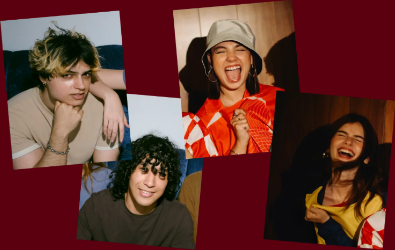
#> input picture scratch/true_orig_cards.png, 395 x 250 px, found by its file name
$ python inspect_precise_bounds.py
#> lines starting #> are read from the running program, lines starting #| are printed output that depends on the picture; after the words box and inside, x2 and y2 are one past the last pixel; in counts of white or black regions, pixels touching at a corner belong together
import os
from PIL import Image
import numpy as np

orig_2x = Image.open('scratch/true_orig_cards.png').convert('RGB').resize((792, 500), Image.Resampling.LANCZOS)
arr = np.array(orig_2x)
bg = np.array([90, 0, 15], dtype=float)

# Let's inspect Card 4 (Right side):
# Where is Card 4 in orig_2x?
# Let's find all non-background pixels in x > 440, y > 150:
diff = np.linalg.norm(arr.astype(float) - bg, axis=2)
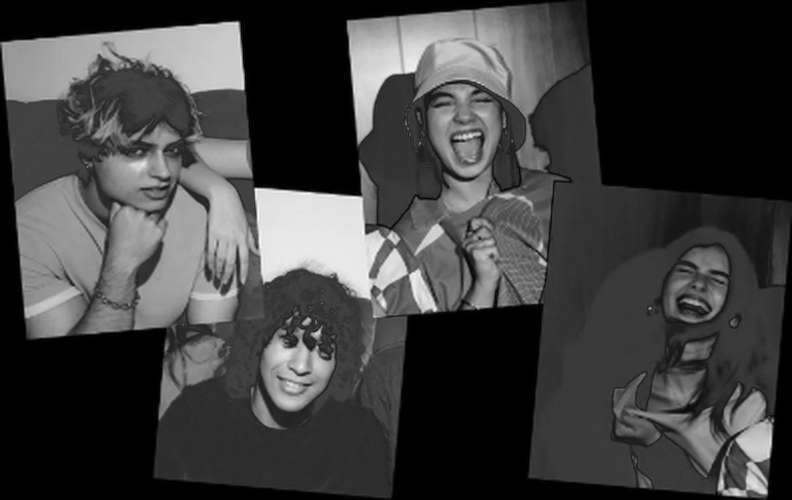
#> diff: shape (500, 792) float64; min 0, max 353, mean 88.2; drawn with min black and max white
is_c4 = (diff > 25) & (np.arange(500)[:, None] > 160) & (np.arange(792)[None, :] > 440)
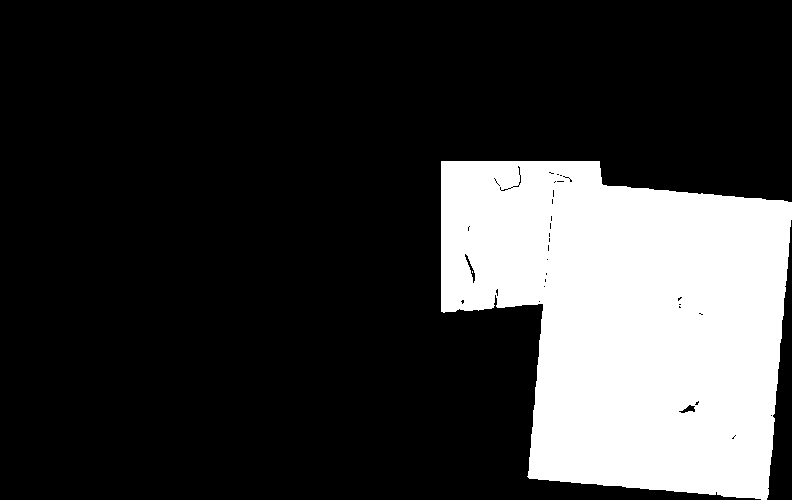
#> is_c4: shape (500, 792) bool; 22.4% white; 2 white regions (1 under 20 px), largest, box (x1, y1, x2, y2) and area: (441, 161, 792, 500) 88559

y_c4, x_c4 = np.where(is_c4)
print(f"Card 4 bounds: x in [{x_c4.min()}, {x_c4.max()}], y in [{y_c4.min()}, {y_c4.max()}]")
#| Card 4 bounds: x in [441, 791], y in [161, 499]

# Let's inspect the corners of Card 4:
# TL (min y or min x):
# TR (max x):
# BR (max y):
# BL (min x at bottom):
tl_4 = (x_c4[np.argmin(y_c4)], y_c4.min())
#> tl_4 = (441, 161)
tr_4 = (x_c4.max(), y_c4[np.argmax(x_c4)])
#> tr_4 = (791, 202)
br_4 = (x_c4[np.argmax(y_c4)], y_c4.max())
#> br_4 = (761, 499)
bl_4 = (x_c4.min(), y_c4[np.argmin(x_c4)])
#> bl_4 = (441, 161)

print(f"Card 4 TL: {tl_4}, TR: {tr_4}, BR: {br_4}, BL: {bl_4}")
#| Card 4 TL: (441, 161), TR: (791, 202), BR: (761, 499), BL: (441, 161)

# Card 2 (Top-Center):
is_c2 = (diff > 25) & (np.arange(500)[:, None] < 340) & (np.arange(792)[None, :] > 240) & (np.arange(792)[None, :] < 530)
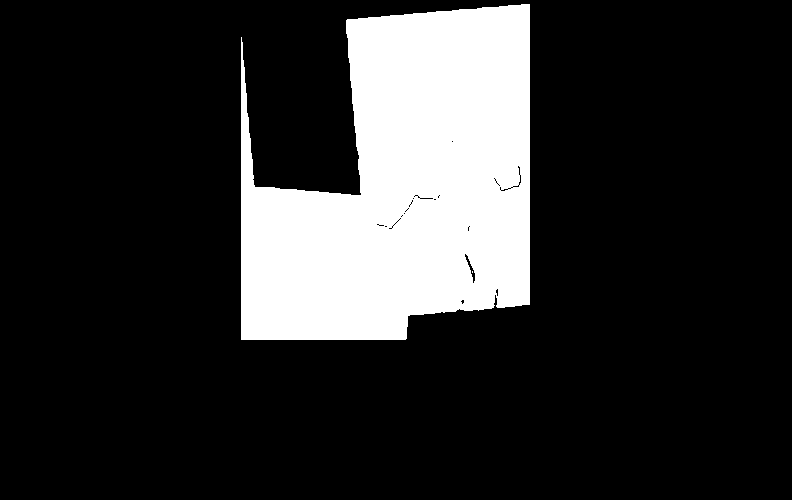
#> is_c2: shape (500, 792) bool; 18.2% white; 2 white regions (1 under 20 px), largest, box (x1, y1, x2, y2) and area: (241, 4, 530, 340) 72184
y_c2, x_c2 = np.where(is_c2)
print(f"Card 2 bounds: x in [{x_c2.min()}, {x_c2.max()}], y in [{y_c2.min()}, {y_c2.max()}]")
#| Card 2 bounds: x in [241, 529], y in [4, 339]
print(f"Card 2 TL: ({x_c2[np.argmin(y_c2)]}, {y_c2.min()}), TR: ({x_c2.max()}, {y_c2[np.argmax(x_c2)]}), BR: ({x_c2[np.argmax(y_c2)]}, {y_c2.max()}), BL: ({x_c2.min()}, {y_c2[np.argmin(x_c2)]})")
#| Card 2 TL: (521, 4), TR: (529, 4), BR: (241, 339), BL: (241, 37)

# Card 3 (Bottom-Center):
is_c3 = (diff > 25) & (np.arange(500)[:, None] > 280) & (np.arange(792)[None, :] > 140) & (np.arange(792)[None, :] < 430)
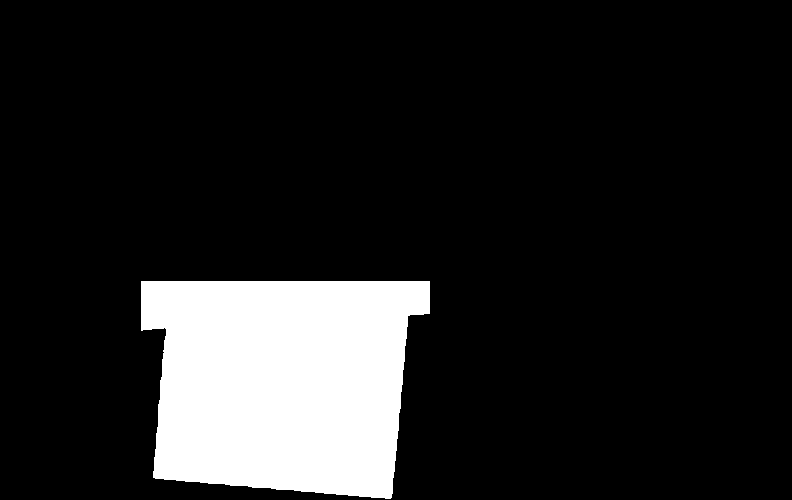
#> is_c3: shape (500, 792) bool; 13.2% white; 1 white region, box (x1, y1, x2, y2) and area: (141, 281, 430, 499) 52189
y_c3, x_c3 = np.where(is_c3)
print(f"Card 3 bounds: x in [{x_c3.min()}, {x_c3.max()}], y in [{y_c3.min()}, {y_c3.max()}]")
#| Card 3 bounds: x in [141, 429], y in [281, 498]
print(f"Card 3 TL: ({x_c3[np.argmin(y_c3)]}, {y_c3.min()}), TR: ({x_c3.max()}, {y_c3[np.argmax(x_c3)]}), BR: ({x_c3[np.argmax(y_c3)]}, {y_c3.max()}), BL: ({x_c3.min()}, {y_c3[np.argmin(x_c3)]})")
#| Card 3 TL: (141, 281), TR: (429, 281), BR: (385, 498), BL: (141, 281)

$ run again, with scratch/candidate_party_A.png copied over scratch/true_orig_cards.png
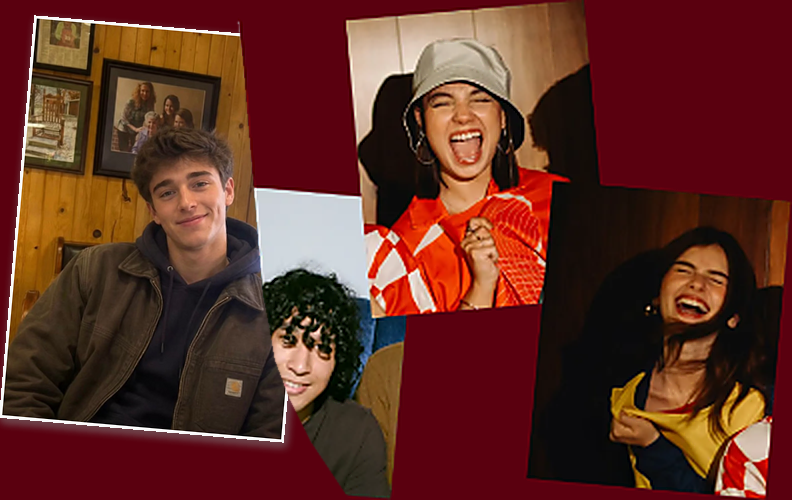
#> input picture scratch/candidate_party_A.png, 792 x 500 px, found by its file name
#> `is_c4 = (diff > 25) & (np.arange(500)[:, None] > 160) & (np.arange(792..`:
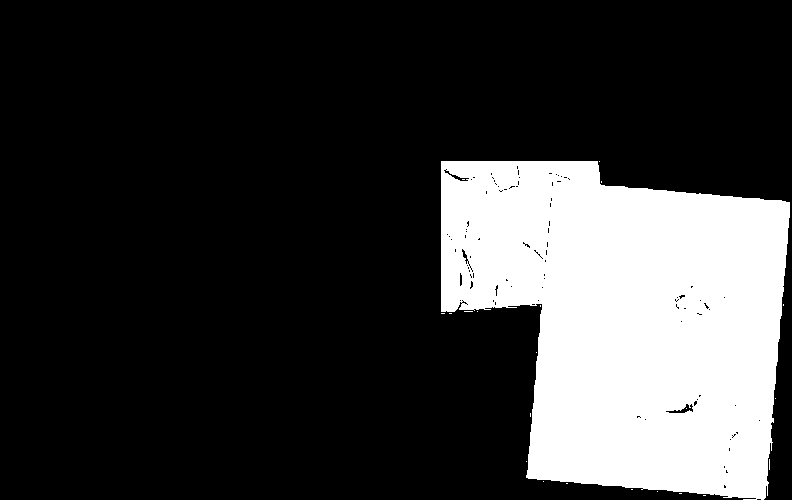
#> is_c4: shape (500, 792) bool; 22.2% white; 22 white regions (21 under 20 px), largest, box (x1, y1, x2, y2) and area: (441, 161, 790, 500) 87881
#| Card 4 bounds: x in [441, 789], y in [161, 499]
#> tl_4 = (441, 161)
#> tr_4 = (789, 202)
#> br_4 = (743, 499)
#> bl_4 = (441, 161)
#| Card 4 TL: (441, 161), TR: (789, 202), BR: (743, 499), BL: (441, 161)
#> is_c2: shape (500, 792) bool; 18.2% white; 9 white regions (8 under 20 px), largest, box (x1, y1, x2, y2) and area: (241, 4, 530, 340) 72090
#| Card 2 bounds: x in [241, 529], y in [4, 339]
#| Card 2 TL: (523, 4), TR: (529, 4), BR: (241, 339), BL: (241, 28)
#> `is_c3 = (diff > 25) & (np.arange(500)[:, None] > 280) & (np.arange(792..`:
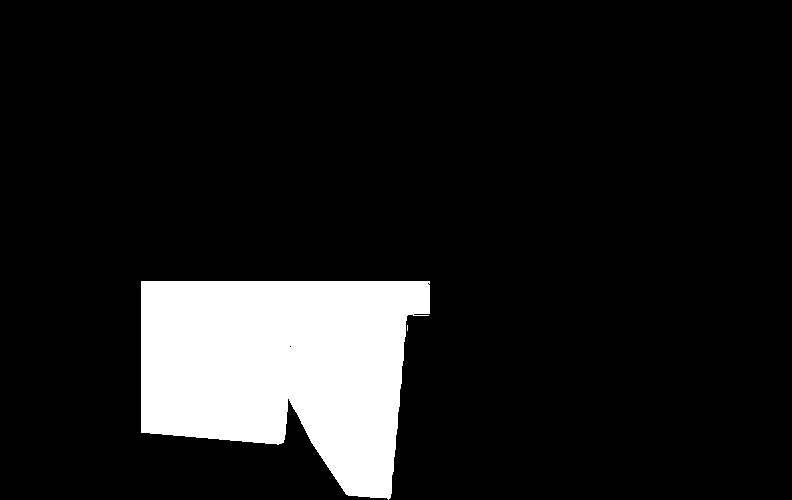
#> is_c3: shape (500, 792) bool; 11.5% white; 2 white regions (1 under 20 px), largest, box (x1, y1, x2, y2) and area: (141, 281, 430, 500) 45453
#| Card 3 bounds: x in [141, 429], y in [281, 499]
#| Card 3 TL: (141, 281), TR: (429, 281), BR: (388, 499), BL: (141, 281)
